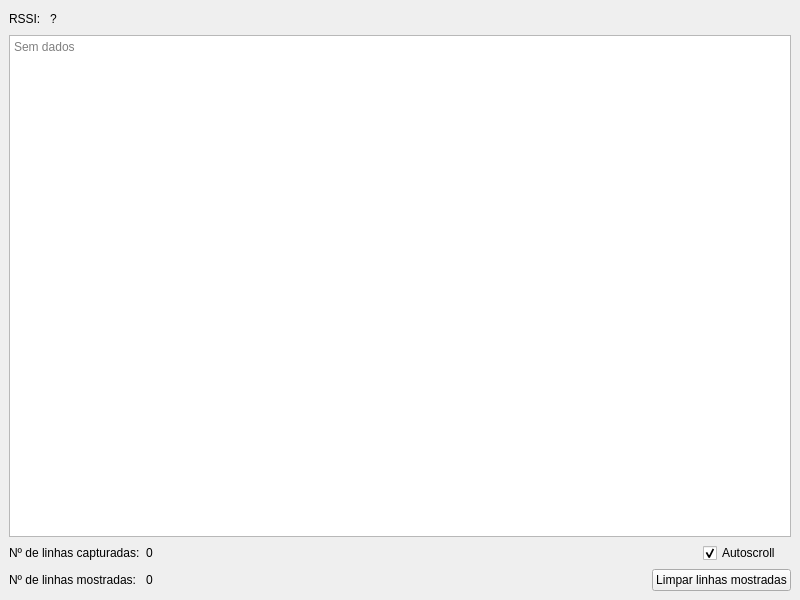
<?xml version="1.0" encoding="UTF-8"?>
<ui version="4.0">
 <class>DataWindow</class>
 <widget class="QMainWindow" name="DataWindow">
  <property name="geometry">
   <rect>
    <x>0</x>
    <y>0</y>
    <width>800</width>
    <height>600</height>
   </rect>
  </property>
  <property name="windowTitle">
   <string>MainWindow</string>
  </property>
  <widget class="QWidget" name="centralwidget">
   <layout class="QGridLayout" name="gridLayout">
    <item row="0" column="3">
     <spacer name="horizontalSpacer">
      <property name="orientation">
       <enum>Qt::Horizontal</enum>
      </property>
      <property name="sizeHint" stdset="0">
       <size>
        <width>40</width>
        <height>20</height>
       </size>
      </property>
     </spacer>
    </item>
    <item row="0" column="1">
     <widget class="QLabel" name="label">
      <property name="text">
       <string>RSSI: </string>
      </property>
     </widget>
    </item>
    <item row="2" column="1" colspan="4">
     <layout class="QHBoxLayout" name="horizontalLayout">
      <property name="rightMargin">
       <number>10</number>
      </property>
      <item>
       <widget class="QLabel" name="label_2">
        <property name="text">
         <string>Nº de linhas capturadas:</string>
        </property>
       </widget>
      </item>
      <item>
       <widget class="QLabel" name="label_numReceived">
        <property name="text">
         <string>0</string>
        </property>
       </widget>
      </item>
      <item>
       <spacer name="horizontalSpacer_2">
        <property name="orientation">
         <enum>Qt::Horizontal</enum>
        </property>
        <property name="sizeHint" stdset="0">
         <size>
          <width>40</width>
          <height>20</height>
         </size>
        </property>
       </spacer>
      </item>
      <item>
       <widget class="QCheckBox" name="checkBox">
        <property name="text">
         <string>Autoscroll</string>
        </property>
        <property name="checked">
         <bool>true</bool>
        </property>
       </widget>
      </item>
     </layout>
    </item>
    <item row="0" column="2">
     <widget class="QLabel" name="label_rssi">
      <property name="text">
       <string>?</string>
      </property>
     </widget>
    </item>
    <item row="3" column="1" colspan="4">
     <layout class="QHBoxLayout" name="horizontalLayout_2">
      <item>
       <widget class="QLabel" name="label_4">
        <property name="text">
         <string>Nº de linhas mostradas: </string>
        </property>
       </widget>
      </item>
      <item>
       <widget class="QLabel" name="label_numShown">
        <property name="text">
         <string>0</string>
        </property>
       </widget>
      </item>
      <item>
       <spacer name="horizontalSpacer_3">
        <property name="orientation">
         <enum>Qt::Horizontal</enum>
        </property>
        <property name="sizeHint" stdset="0">
         <size>
          <width>40</width>
          <height>20</height>
         </size>
        </property>
       </spacer>
      </item>
      <item>
       <widget class="QPushButton" name="pushButton_clear">
        <property name="text">
         <string>Limpar linhas mostradas</string>
        </property>
       </widget>
      </item>
     </layout>
    </item>
    <item row="1" column="1" colspan="4">
     <widget class="QTextEdit" name="textEdit_data">
      <property name="acceptDrops">
       <bool>false</bool>
      </property>
      <property name="undoRedoEnabled">
       <bool>false</bool>
      </property>
      <property name="readOnly">
       <bool>true</bool>
      </property>
      <property name="placeholderText">
       <string>Sem dados</string>
      </property>
     </widget>
    </item>
   </layout>
  </widget>
 </widget>
 <resources/>
 <connections/>
</ui>
